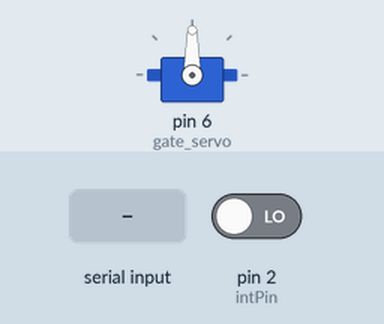
The sketch below on a simulated Arduino Uno, built with avr-gcc and run on an emulated ATmega328P. Shown: servo. Inputs (shaded band) come from the test bench; at power-on: pin 2 (intPin) LOW. What the sketch prints to the serial monitor is not drawn.

Above: at 1.2 s.
1.3 s: "o" received over Serial
At 1.8 s:
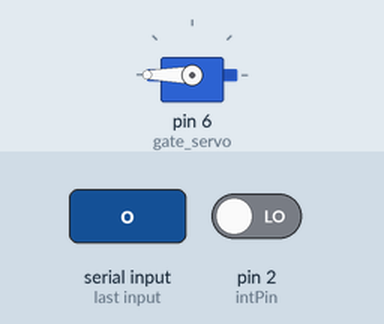
2.8 s: pin 2 (intPin) driven HIGH
Timing chart, 0 to 5.8 s (numbered marks = the images above; inputs shaded):
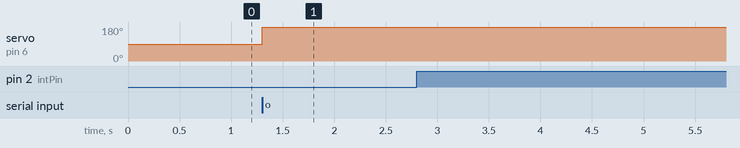

Measured:
- after the input at 1.3 s, servo on pin 6 (gate_servo): 90° → 180° at once

The sketch:

arduino_guardsmarter.ino
```cpp
#include <Servo.h>
#include <MFRC522.h>

#define gate_servo 6
#define intPin     2
#define RST_PIN    9           // Configurable, see typical pin layout above
#define SS_PIN     10          // Configurable, see typical pin layout above

Servo gate;
MFRC522 mfrc522(SS_PIN, RST_PIN); // Create MFRC522 instance

char command = 'c';
int gate_pos = 90;

void setup()
{
  Serial.begin(9600);
  SPI.begin();                                           // Init SPI bus
  mfrc522.PCD_Init();                                    // Init MFRC522 card

  gate.attach(gate_servo);
  pinMode(13,OUTPUT);
  digitalWrite(13,LOW);
  attachInterrupt(digitalPinToInterrupt(intPin), help, RISING);
}

void loop()
{
  gate.write(gate_pos);
  if(Serial.available())
  {
    command = Serial.read();
    Serial.println(command);
  }
  if(command == 'c')
  {
    digitalWrite(13, LOW);
    gate_pos = 90;
  }
  else if(command == 'o')
  {
   digitalWrite(13,HIGH);
   gate_pos = 180;
  }
  else if(command == 'r')
    RFID_read();
}

void help()
{
  while(!Serial.available())
  {
    Serial.println('h');
  }
  char val = Serial.read();
  if(val != 'g')
    help();
}

void RFID_read()
{
  // Reset the func if no new card present on the sensor/reader.
  if ( ! mfrc522.PICC_IsNewCardPresent())
    RFID_read();

  // Select one of the cards
  if ( ! mfrc522.PICC_ReadCardSerial())
    RFID_read();

  //send the info from the card to the Serial bus
  mfrc522.PICC_DumpToSerial(&(mfrc522.uid));
}
```
